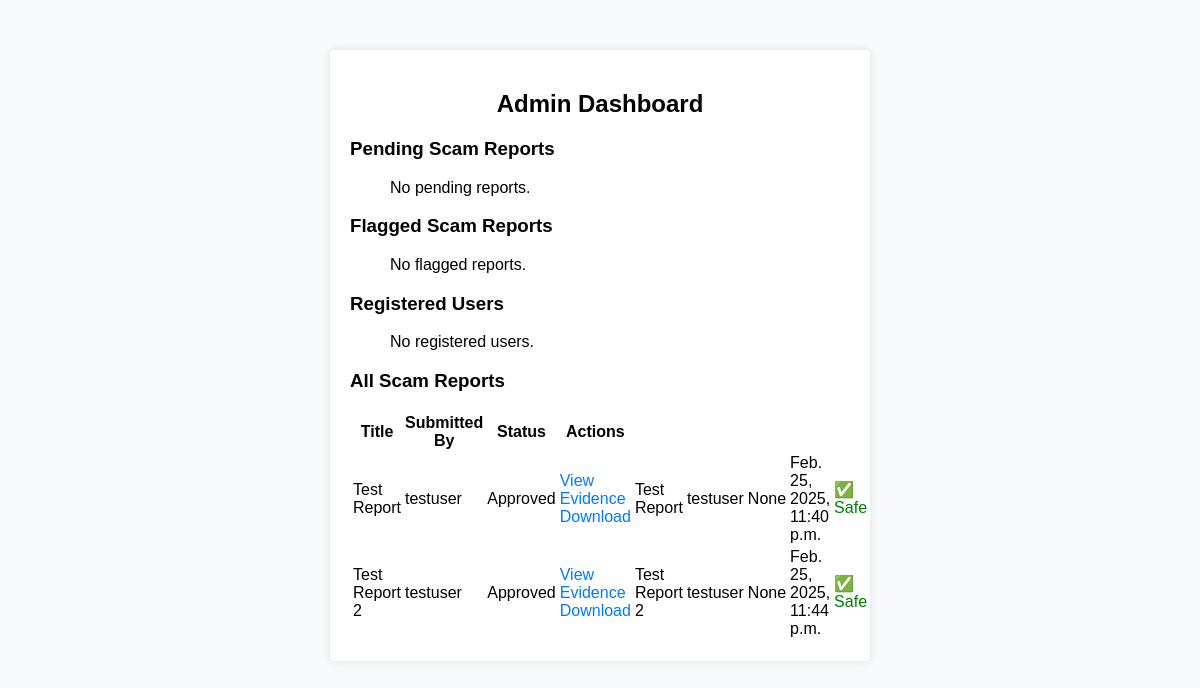
/admin-dashboard/ (signed in), run on the app's committed database.
### accounts/models.py (models this page shows, shortened)
class ScamReport(models.Model):
    STATUS_CHOICES = [
        ('Pending', 'Pending'),
        ('Approved', 'Approved'),
        ('Rejected', 'Rejected'),
        ('Flagged', 'Flagged'),
    ]
    title = models.CharField(max_length=255)
    description = models.TextField()
    submitted_at = models.DateTimeField(auto_now_add=True)
    scam_website = models.URLField(blank=True, null=True)
    evidence = models.FileField(upload_to='evidence/evidence/', validators=[validate_file_size], blank=True, null=True)
    user = models.ForeignKey(User, on_delete=models.CASCADE, related_name="reports")
    credibility_score = models.FloatField(default=0.0, null=True, blank=True)
    upvotes = models.PositiveIntegerField(default=0)
    downvotes = models.PositiveIntegerField(default=0)
    ip_address = models.GenericIPAddressField(blank=True, null=True)
    country = models.CharField(max_length=100, blank=True, null=True)
    status = models.CharField(max_length=20, choices=[("Approved", "Approved"), ("Flagged", "Flagged"), ("Rejected", "Rejected")])
    image_metadata = models.JSONField(blank=True, null=True)  # Stores EXIF data
    pdf_metadata = models.JSONField(blank=True, null=True)    # Stores PDF metadata
    scam_url = models.URLField(blank=True, null=True)  # Allow it to be empty
    whois_info = models.TextField(null=True, blank=True)  # Store as text instead of JSON
    blacklist_status = models.BooleanField(default=False)  # If the URL is on a scam blacklist
    domain_age = models.IntegerField(null=True, blank=True)  # Store domain age in days
    is_blacklisted = models.BooleanField(default=False)  # New Field
    blacklist_details = models.JSONField(null=True, blank=True)  # Stores API response

### accounts/views.py (the view)
# urls.py: path('admin-dashboard/', admin_dashboard, name='admin_dashboard'),
@login_required
@user_passes_test(is_admin)
def admin_dashboard(request):
    pending_reports = ScamReport.objects.filter(status="Pending")
    flagged_reports = ScamReport.objects.filter(status="Flagged")
    all_reports = ScamReport.objects.all()  # Fetch all reports
    all_users = User.objects.all()
    context = {
        "pending_reports": pending_reports,
        "flagged_reports": flagged_reports,
        "all_reports": all_reports,
        "all_users": all_users,
    }
    return render(request, "accounts/admin_dashboard.html", context)

### accounts/views.py (called while the page is built)
def is_admin(user):
    return user.is_staff or user.is_superuser

### templates/accounts/admin_dashboard.html
{% extends "base.html" %}
{% block content %}
<div class="container">
    <h2>Admin Dashboard</h2>
    <h3>Pending Scam Reports</h3>
    <ul>
        {% for report in pending_reports %}
            <li>{{ report.title }} - Submitted by {{ report.user.username }}
                {% if report.image_metadata %}
                    <p><strong>Image Metadata:</strong></p>
                    <pre>{{ report.image_metadata|default:"No metadata found" }}</pre>
                {% endif %}
                {% if report.pdf_metadata %}
                    <p><strong>PDF Metadata:</strong></p>
                    <pre>{{ report.pdf_metadata|default:"No metadata found" }}</pre>
                {% endif %}
                <a href="{% url 'approve_report' report.id %}" class="btn btn-success">Approve</a>
                <a href="{% url 'reject_report' report.id %}" class="btn btn-danger">Reject</a>
                <a href="{% url 'flag_report' report.id %}" class="btn btn-warning">Flag</a>
                {% if report.evidence %}
                    <a href="{% url 'view_evidence' report.id %}" class="btn btn-info">View Evidence</a>
                {% endif %}
                {% if report.scam_url %}
                    <a href="{{ report.scam_url }}" target="_blank" class="btn btn-primary">Visit Scam Website</a>
                {% endif %}
            </li>
        {% empty %}
            <p>No pending reports.</p>
        {% endfor %}
    </ul>
    <h3>Flagged Scam Reports</h3>
    <ul>
        {% for report in flagged_reports %}
            <li>{{ report.title }} - Submitted by {{ report.user.username }}
                <a href="{% url 'approve_report' report.id %}" class="btn btn-success">Approve</a>
                <a href="{% url 'reject_report' report.id %}" class="btn btn-danger">Reject</a>
                {% if report.evidence %}
                    <a href="{{ MEDIA_URL }}{{ report.evidence }}" target="_blank" class="btn btn-info">View Evidence</a>
                {% endif %}
                {% if report.scam_url %}
                    <a href="{{ report.scam_url }}" target="_blank" class="btn btn-primary">Visit Scam Website</a>
                {% endif %}
            </li>
        {% empty %}
            <p>No flagged reports.</p>
        {% endfor %}
    </ul>
    <h3>Registered Users</h3>
    <ul>
        {% for user in users %}
            <li>{{ user.username }} - {{ user.email }}
                {% if not user.is_staff %}
                    <a href="{% url 'make_admin' user.id %}" class="btn btn-warning">Grant Admin</a>
                {% else %}
                    <a href="{% url 'remove_admin' user.id %}" class="btn btn-secondary">Revoke Admin</a>
                {% endif %}
                {% if user.is_active %}
                    <a href="{% url 'disable_user' user.id %}" class="btn btn-danger">Disable</a>
                {% else %}
                    <a href="{% url 'enable_user' user.id %}" class="btn btn-success">Enable</a>
                {% endif %}
            </li>
        {% empty %}
            <p>No registered users.</p>
        {% endfor %}
    </ul>
    <h3>All Scam Reports</h3>
    <table class="table">
        <thead>
            <tr>
                <th>Title</th>
                <th>Submitted By</th>
                <th>Status</th>
                <th>Actions</th>
            </tr>
        </thead>
        <tbody>
            {% for report in all_reports %}
            <tr>
                <td>{{ report.title }}</td>
                <td>{{ report.user.username }}</td>
                <td>{{ report.status }}</td>
                <td>
                    <a href="{% url 'view_evidence' report.id %}" class="btn btn-info">View Evidence</a>
                    {% if report.evidence %}
                        <a href="{{ report.evidence.url }}" target="_blank" class="btn btn-primary">Download</a>
                    {% endif %}
                </td>
                <td>{{ report.title }}</td>
                <td>{{ report.user.username }}</td>
                <td>{{ report.scam_url }}</td>
                <td>{{ report.submitted_at }}</td>
                <td>
                    {% if report.status == "Flagged" %}
                        <span style="color: red;">⚠ Flagged (OpenPhish)</span>
                    {% else %}
                        <span style="color: green;">✅ Safe</span>
                    {% endif %}
                </td>
            </tr>
            {% empty %}
            <tr><td colspan="4">No reports found.</td></tr>
            {% endfor %}
        </tbody>
    </table>
</div>
{% endblock %}

### templates/base.html (shortened to what this page needs)
<!DOCTYPE html>
<html lang="en">
<head>
</head>
<body>
    {% block content %}{% endblock %}
</body>
</html>

### templates/base.html (style rules this page uses)
body { font-family: Arial, sans-serif; margin: 0; padding: 0; background-color: #f8f9fa; }
.container { max-width: 500px; margin: 50px auto; padding: 20px; background-color: white; border-radius: 5px; box-shadow: 0 0 10px rgba(0, 0, 0, 0.1); }
h2 { text-align: center; }
a { text-decoration: none; color: #007bff; }

### data on the page
ScamReport: title "Test Report", user.username "testuser", status "Approved", scam_url "None", submitted_at "Feb. 25, 2025, 11:40 p.m.", shows "✅ Safe"
ScamReport: title "Test Report 2", user.username "testuser", status "Approved", scam_url "None", submitted_at "Feb. 25, 2025, 11:44 p.m.", shows "✅ Safe"
